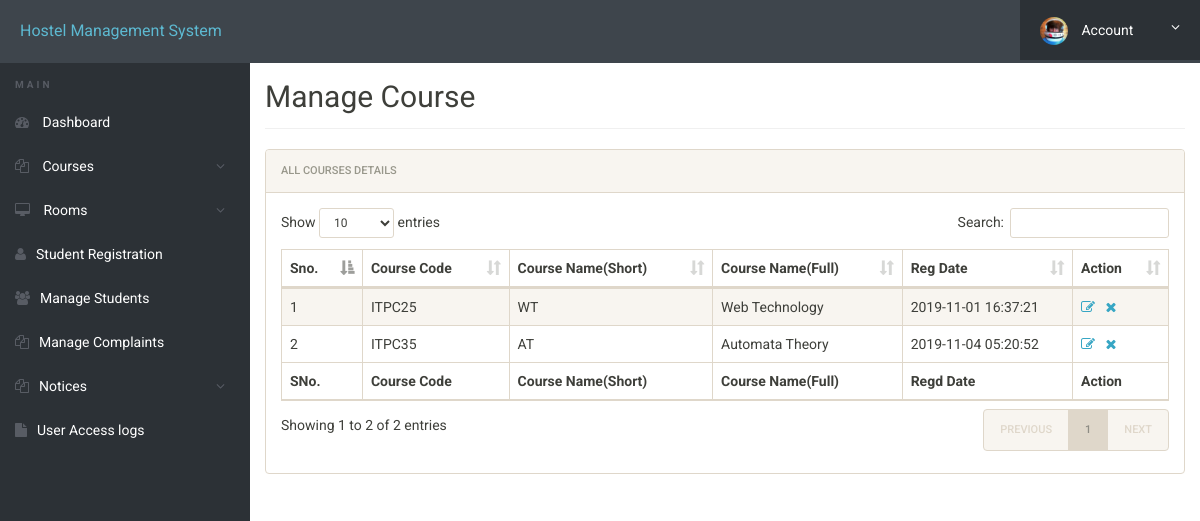
The app's page /Project/admin/manage-courses.php (signed in) with its own data.
### tables this page shows
CREATE TABLE `courses` (
  `id` int(11) NOT NULL,
  `course_code` varchar(255) DEFAULT NULL,
  `course_sn` varchar(255) DEFAULT NULL,
  `course_fn` varchar(255) DEFAULT NULL,
  `posting_date` timestamp NULL DEFAULT current_timestamp()
);

### Project/admin/manage-courses.php (the view, shortened to what this page needs)
<?php
include('includes/config.php');
?>
<!doctype html>
<html lang="en" class="no-js">
<head>
	<link rel="stylesheet" href="css/font-awesome.min.css">
	<link rel="stylesheet" href="css/bootstrap.min.css">
	<link rel="stylesheet" href="css/dataTables.bootstrap.min.css">
	<link rel="stylesheet" href="css/bootstrap-social.css">
	<link rel="stylesheet" href="css/bootstrap-select.css">
	<link rel="stylesheet" href="css/fileinput.min.css">
	<link rel="stylesheet" href="css/awesome-bootstrap-checkbox.css">
	<link rel="stylesheet" href="css/style.css">
</head>
<body>
	<?php include('includes/header.php');?>
	<div class="ts-main-content">
			<?php include('includes/sidebar.php');?>
		<div class="content-wrapper">
			<div class="container-fluid">
				<div class="row">
					<div class="col-md-12">
						<h2 class="page-title" style="margin-top:6%">Manage Course</h2>
						<div class="panel panel-default">
							<div class="panel-heading">All Courses Details</div>
							<div class="panel-body">
								<table id="zctb" class="display table table-striped table-bordered table-hover" cellspacing="0" width="100%">
									<thead>
										<tr>
											<th>Sno.</th>
											<th>Course Code</th>
											<th>Course Name(Short)</th>
											<th>Course Name(Full)</th>
											<th>Reg Date </th>
											<th>Action</th>
										</tr>
									</thead>
									<tfoot>
										<tr>
											<th>SNo.</th>
											<th>Course Code</th>
											<th>Course Name(Short)</th>
											<th>Course Name(Full)</th>
											<th>Regd Date</th>
											<th>Action</th>										</tr>
									</tfoot>
									<tbody>
<?php
$ret="select * from courses";
$stmt= $mysqli->prepare($ret) ;
$stmt->execute() ;
$res=$stmt->get_result();
$cnt=1;
while($row=$res->fetch_object())
	  {
	  	?>
<tr><td><?php echo $cnt;;?></td>
<td><?php echo $row->course_code;?></td>
<td><?php echo $row->course_sn;?></td>
<td><?php echo $row->course_fn;?></td>
<td><?php echo $row->posting_date;?></td>
<td><a href="edit-course.php?id=<?php echo $row->id;?>"><i class="fa fa-edit"></i></a>&nbsp;&nbsp;
<a href="manage-courses.php?del=<?php echo $row->id;?>" onclick="return confirm('Do you want to delete');"><i class="fa fa-close"></i></a></td>
										</tr>
									<?php
$cnt=$cnt+1;
									 } ?>
									</tbody>
								</table>
							</div>
						</div>
					</div>
				</div>
			</div>
		</div>
	</div>
</body>
</html>

### Project/admin/css/style.css (style rules this page uses)
html { font-size: 14px; }
@media only screen and (min-width: 480px) { html { font-size: 17px; } }
@media only screen and (min-width: 768px) { html { font-size: 14px; } }
body { font-size: 1em; }
a { color: #37a6c4; }
.panel { overflow: hidden; }
.page-title { padding-bottom: 15px; margin-bottom: 20px; border-bottom: 1px solid #f0f0f0; }
.ts-main-content .content-wrapper { padding-top: 15px; margin-top: 10px; }
@media only screen and (min-width: 992px) { .ts-main-content .content-wrapper { margin-left: 250px; } }

### records on screen
courses: course_code "ITPC25", course_sn "WT", course_fn "Web Technology", posting_date "2019-11-01 16:37:21"
courses: course_code "ITPC35", course_sn "AT", course_fn "Automata Theory", posting_date "2019-11-04 05:20:52"
